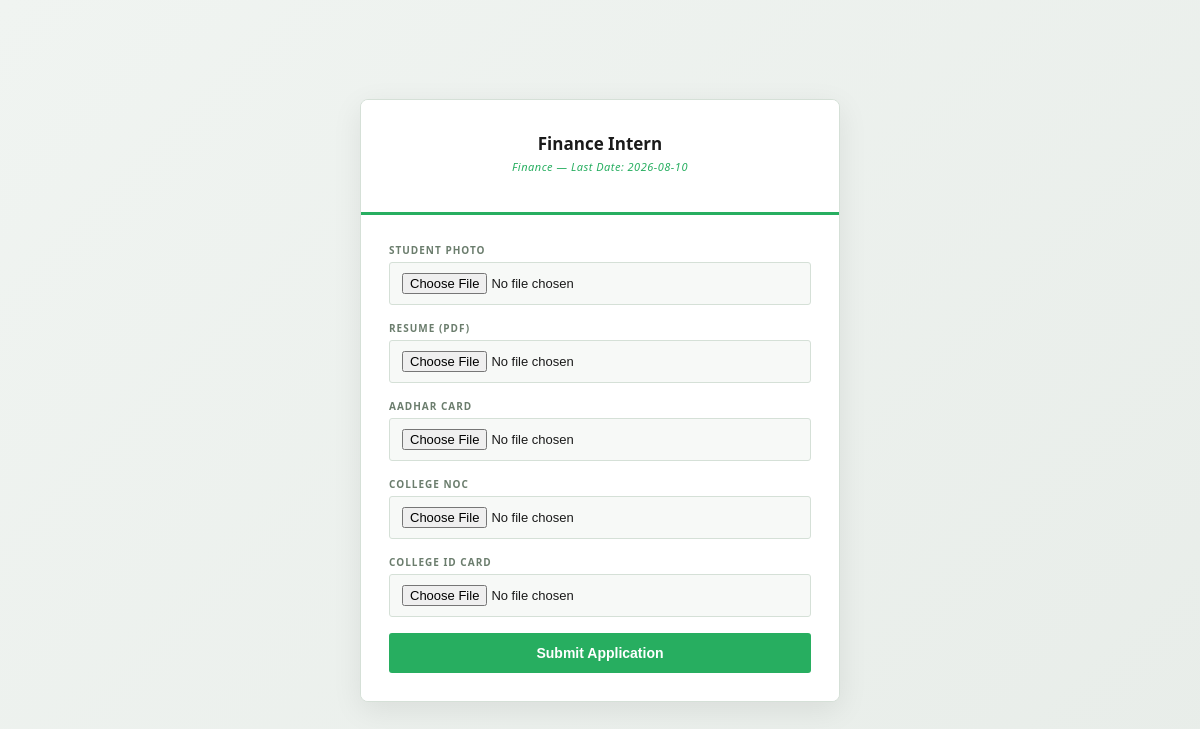
Before: /apply/3 (signed in) with the older database file.
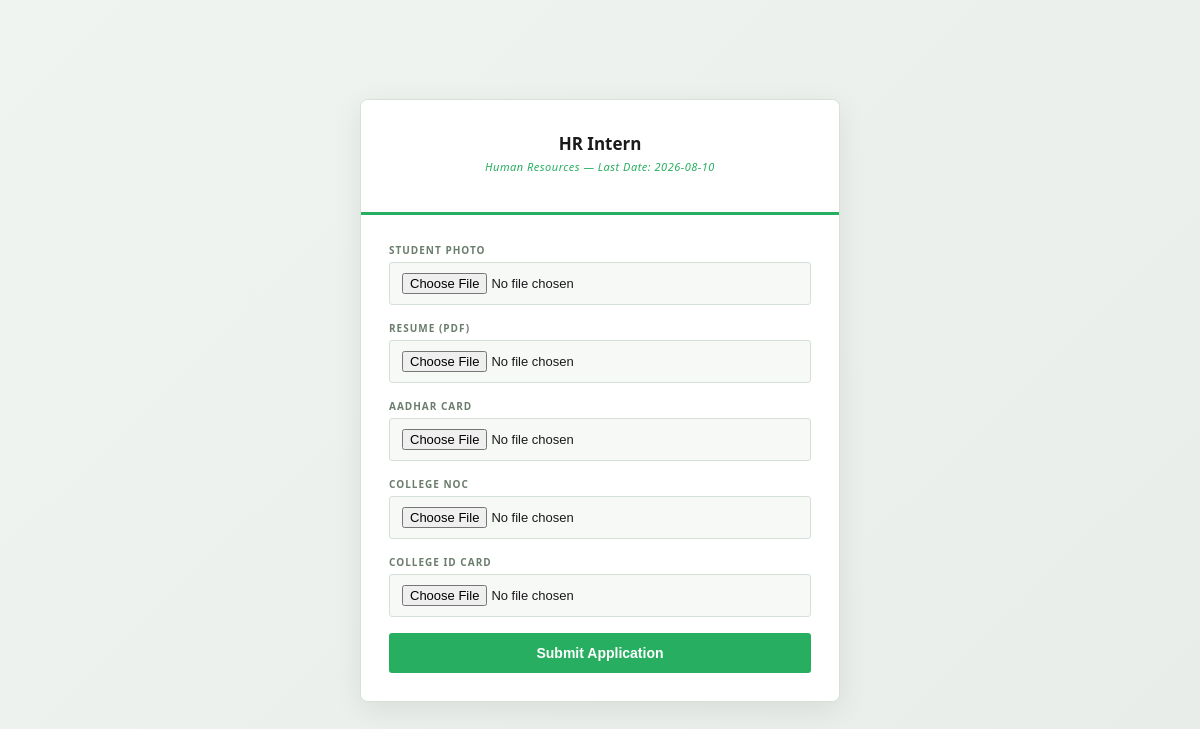
After: the same page with the newer database file.
### tables this page shows
CREATE TABLE internship_posts (
        id INTEGER PRIMARY KEY AUTOINCREMENT,
        title TEXT NOT NULL,
        department TEXT,
        total_seats INTEGER,
        last_date TEXT,
        is_active INTEGER DEFAULT 1
    );

### app.py (the view, shortened to what this page needs)
@app.route('/apply/<int:post_id>', methods=['GET', 'POST'])
def apply(post_id):
    if 'student_email' not in session:
        return redirect('/login')
    post = get_post_by_id(post_id)
    return render_template('apply.html', post=post, submitted=False)

### database.py (called while the page is built)
def get_db():
    conn = sqlite3.connect(DB_NAME)
    conn.row_factory = sqlite3.Row
    return conn

def get_post_by_id(post_id):
    conn = get_db()
    post = conn.execute("SELECT * FROM internship_posts WHERE id = ?", (post_id,)).fetchone()
    conn.close()
    return post

### templates/apply.html (shortened to what this page needs)
{% extends "base.html" %}
{% block content %}
<div class="login-wrap">
  <div class="login-card" style="width:480px;">
    <div class="login-head">
      <h1>{{ post['title'] }}</h1>
      <p class="tagline">{{ post['department'] }} — Last Date: {{ post['last_date'] }}</p>
    </div>
    <div class="login-body">
      {% if submitted %}
        <div class="login-error" style="color:#27ae60; border-color:#27ae60;">Application aur documents successfully submit ho gaye! HR approval ka wait karo.</div>
        <a href="/my-applications" class="btn btn-primary" style="display:block; text-align:center; padding:12px; text-decoration:none;">View My Applications</a>
      {% else %}
        <form method="POST" enctype="multipart/form-data">
          <div class="form-group"><label>Student Photo</label><input type="file" name="photo" accept=".jpg,.jpeg,.png" required></div>
          <div class="form-group"><label>Resume (PDF)</label><input type="file" name="resume" accept=".pdf" required></div>
          <div class="form-group"><label>Aadhar Card</label><input type="file" name="aadhar" accept=".jpg,.jpeg,.png,.pdf" required></div>
          <div class="form-group"><label>College NOC</label><input type="file" name="noc" accept=".pdf,.jpg,.jpeg,.png" required></div>
          <div class="form-group"><label>College ID Card</label><input type="file" name="id_card" accept=".jpg,.jpeg,.png,.pdf" required></div>
          <button type="submit" class="btn btn-primary" style="width:100%; padding:12px;">Submit Application</button>
        </form>
      {% endif %}
    </div>
  </div>
</div>
{% endblock %}

### templates/base.html (shortened to what this page needs)
<!DOCTYPE html>
<html lang="en">
<head>
<link rel="stylesheet" href="{{ url_for('static', filename='css/main.css') }}">
</head>
<body>
{% block content %}{% endblock %}
</body>
</html>

### static/css/main.css (style rules this page uses)
* { box-sizing: border-box; margin: 0; padding: 0; }
body { font-family: 'Segoe UI', sans-serif; background: #f5f7f6; color: #1a1a1a; min-height: 100vh; }
.login-wrap { min-height: 100vh; display: flex; align-items: center; justify-content: center; background: linear-gradient(135deg, #f0f4f1 0%, #e8ede9 100%); }
.login-card { width: 400px; background: #ffffff; border: 1px solid #d5e0d7; border-radius: 8px; overflow: hidden; box-shadow: 0 8px 30px rgba(0,0,0,0.08); }
.login-head { background: #ffffff; padding: 32px 28px 24px; text-align: center; border-bottom: 3px solid #27ae60; }
.login-head h1 { font-size: 17px; font-weight: 700; color: #1a1a1a; margin-bottom: 4px; }
.login-head .tagline { font-size: 11px; color: #27ae60; font-style: italic; margin-bottom: 14px; letter-spacing: 0.5px; }
.login-body { padding: 28px; background: #ffffff; }
.form-group { margin-bottom: 16px; }
.form-group label { display: block; font-size: 10px; font-weight: 700; letter-spacing: 1px; text-transform: uppercase; color: #6b7d6d; margin-bottom: 5px; }
.form-group input { width: 100%; background: #f7f9f7; border: 1px solid #d5e0d7; border-radius: 3px; padding: 10px 12px; color: #1a1a1a; font-size: 13px; outline: none; transition: border-color 0.2s; }
.btn { border: none; border-radius: 3px; cursor: pointer; font-size: 14px; font-weight: 600; }
.btn-primary { background: #27ae60; color: #fff; }

Changed rows visible on the page:
changed internship_posts: title "Finance Intern" → "HR Intern"; department "Finance" → "Human Resources"
